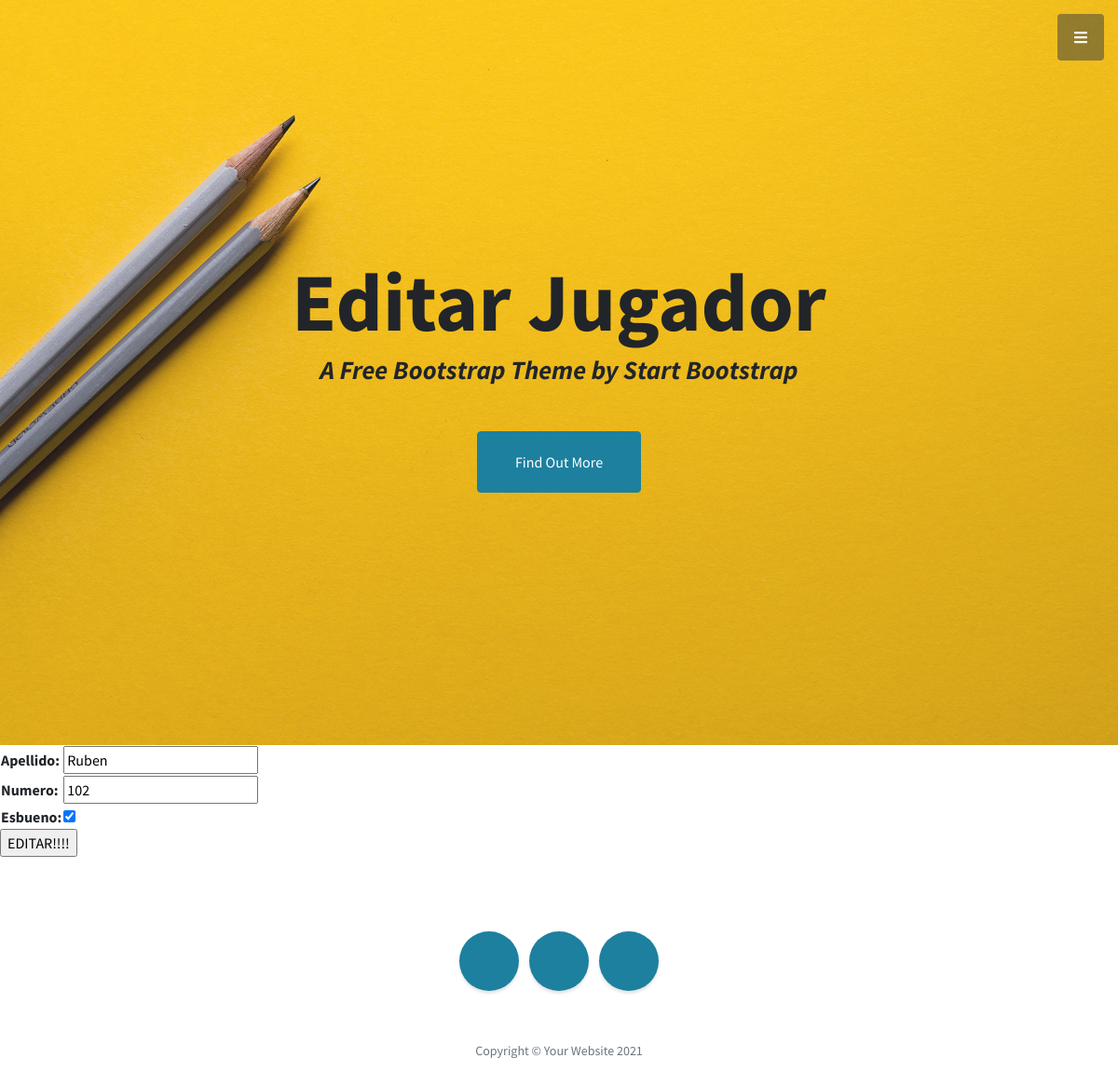
Page /AppCoder/editarJugador/102 on the committed database.
### AppCoder/models.py (models this page shows, shortened)
class Jugador(models.Model):
    apellido = models.CharField(max_length=40)
    numero = models.IntegerField()
    esBueno = models.BooleanField()

### AppCoder/views.py (the view)
# urls.py: path('editarJugador/<numero_para_editar>',
def editarJugador(request, numero_para_editar):
    jugador = Jugador.objects.get(numero=numero_para_editar)
    if request.method == "POST":
        miFormulario = JugadorFormulario(request.POST)
        if miFormulario.is_valid():  # va con ()
            informacion = miFormulario.cleaned_data  # va sin () creo
            jugador.apellido = informacion["apellido"]
            jugador.numero = informacion["numero"]
            jugador.esBueno = informacion["esBueno"]
            jugador.save()  # guarda en bd
            return render(request, 'AppCoder/inicio.html')
    else:
        miFormulario = JugadorFormulario(initial={
                                         "apellido": jugador.apellido, "numero": jugador.numero, "esBueno": jugador.esBueno})
    return render(request, 'AppCoder/editarJugador.html', {"miFormulario": miFormulario, "numero_para_editar": numero_para_editar})

### AppCoder/forms.py
class JugadorFormulario(forms.Form):
    apellido = forms.CharField()
    numero = forms.IntegerField()
    esBueno = forms.BooleanField()

### AppCoder/templates/AppCoder/editarJugador.html (shortened to what this page needs)
{% extends "AppCoder/padre.html" %}
{% load static %}
{% block contenido2 %}
<h1 class="mb-1">Editar Jugador</h1>
{% endblock %}
{% block contenido %}
    <form action="" method="POST">{% csrf_token %}
        <table>
        {{miFormulario.as_table}}
        </table>
        <input type="submit" value="EDITAR!!!!" name="" id="">
    </form>
{% endblock %}

### rows in the picture
Jugador: apellido "Ruben", numero "102", esBueno "☑"
